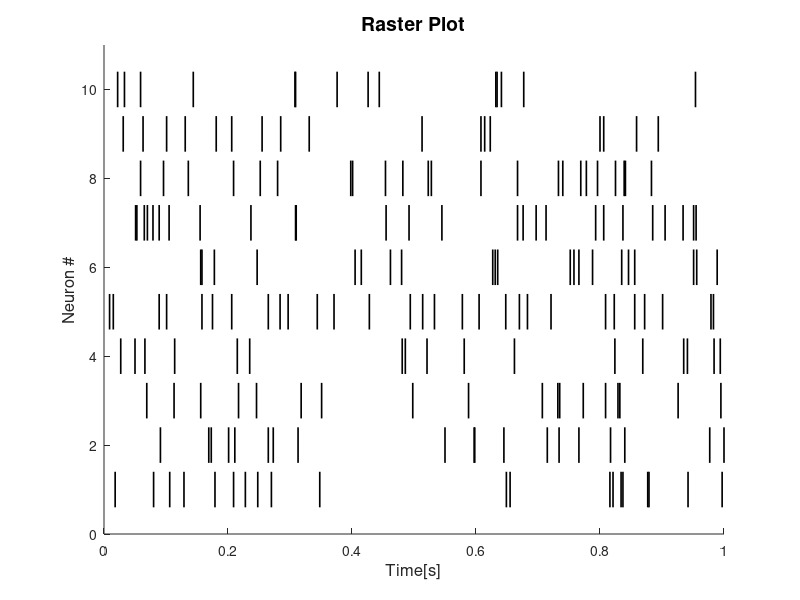

MATLAB code for this plot: (Note: this script raises an error after producing the figure.)
%% HW 5 - Problem 1a
clear; clc; clf;

r=20;                                                                                                   % Firing Rate
time_resol=0.001;                                                                                       % Time resolution (1ms)
p=r*time_resol;
N=10;                                                                                                   % Number of trials
T=1;                                                                                                    % Length of time (s)
spk_arr=(rand(T/time_resol,N)<p);
spk_arr=double(spk_arr);

%% Raster plot the spikes
hold on;
spk=spk_arr.*2-1;
figure(1);
[n,trial]=find(spk==1);                                                                                 % Find spike regions
for it=1:length(n)
    plot([n(it)*time_resol n(it)*time_resol],[trial(it)-0.4 trial(it)+0.4], 'k', 'Linewidth',1.2);      % Raster plot the spikes
end
xlim([0 T])
ylim([0 N+1])
hold off;
xlabel('Time[s]','FontSize',12);
ylabel('Neuron #','FontSize',12);
title('Raster Plot','FontSize',14);

%% Plot PSTH
width=10;                                                                                               % Width of the bin (ms)
[PSTH, num_bin]=O_PSTH(spk_arr,width);
PSTH_avg=sum(PSTH,2)/N;
figure(2);
bar(((0:num_bin-1)+0.5)*width*time_resol,PSTH_avg);
xlim([0 T]);
xlabel('Time[s]','FontSize',12);
ylabel('Average # of spikes','FontSize',12);
title('PSTH','FontSize',14);

%% Obtain P(n)
figure(3);
tmp=histogram(PSTH,'Normalization','probability','BinWidth',1);
n=tmp.BinEdges(1:end-1);
P_n=tmp.Values;
bar(n,P_n,'FaceColor',[0 0.3 0.5]); hold on;
plot(n,poisspdf(n,mean2(PSTH)),'r*-');
xlabel('Number of spikes in bin','FontSize',12); ylabel('Probability','FontSize',12); title('P(n)','FontSize',14);
ylim([0 1]); legend('P(n)', 'Poisson');